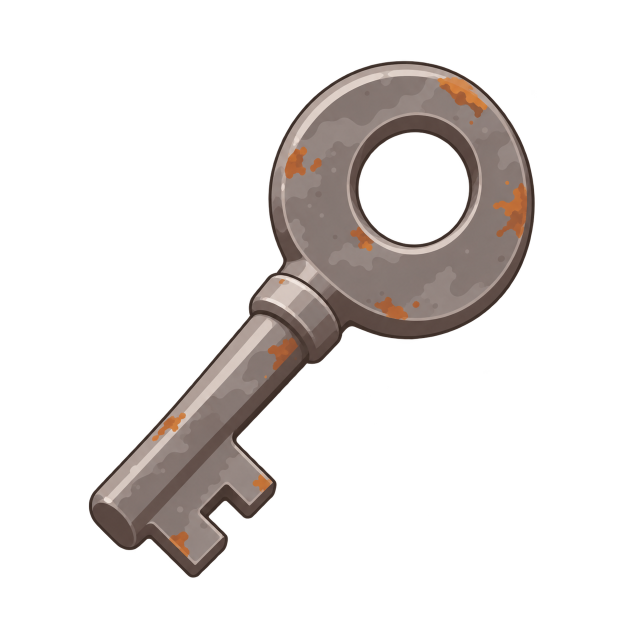
#> input picture tools/items/mentor-key/base.png, 1254 x 1254 px, found by its file name (shown at 1/2 size)
$ python mentor-keys.py
#> lines starting #> are read from the running program, lines starting #| are printed output that depends on the picture
"""
The mentors' («Отморозки») pass keys: the artist's one rusty key (tools/items/mentor-key/base.png) recoloured for each
mentor — the metal takes his colour (its light and shade kept: the grey's brightness mapped onto the colour, dark to
light), the rust spots and the outline stay as drawn → public/assets/items/mentor-key-<id>.webp (the item key-<id>,
content/bosses.ts passLook), 256 px like the other items (trimmed, centred on a square).
  python3 tools/items/mentor-keys.py
"""
import colorsys
import numpy as np
from PIL import Image

COLORS = {"pepe": "#3ddc84", "nitka": "#3f7fe0", "himik": "#e6d82c", "psih": "#e8333a"}
base = np.array(Image.open("tools/items/mentor-key/base.png").convert("RGBA")).astype(np.float32) / 255
rgb, a = base[..., :3], base[..., 3]
mx, mn = rgb.max(2), rgb.min(2)
sat = np.where(mx > 0, (mx - mn) / np.maximum(mx, 1e-6), 0)
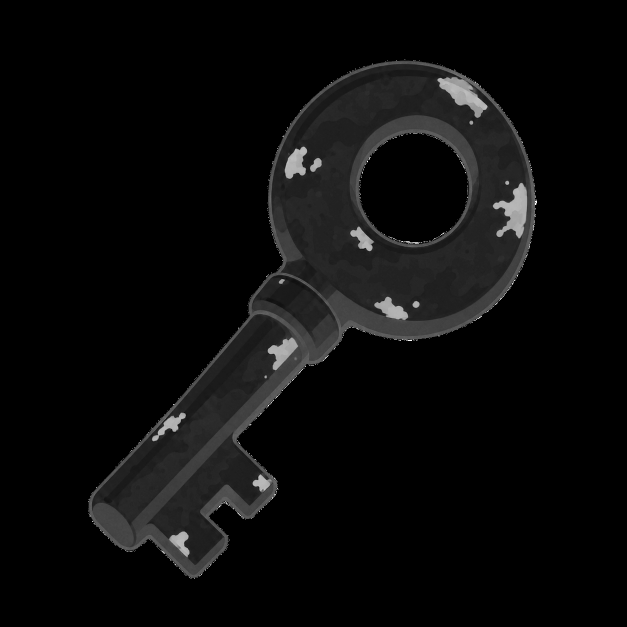
#> sat: shape (1254, 1254) float32 (shown at 1/2 size); min 0, max 1, mean 0.0431
lum = rgb @ np.array([0.299, 0.587, 0.114], np.float32)
# the metal: the greys (the rust is orange, saturated); the outline (very dark) stays as it is
metal = np.clip((0.32 - sat) / 0.12, 0, 1) * np.clip((lum - 0.12) / 0.1, 0, 1)
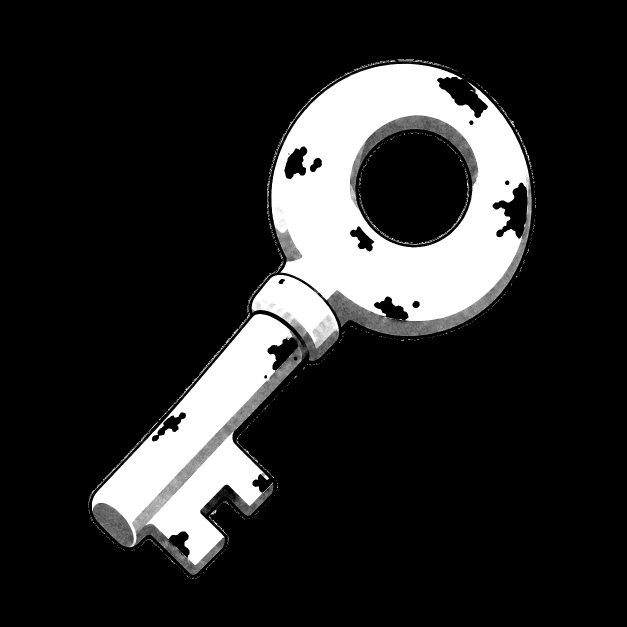
#> metal: shape (1254, 1254) float32 (shown at 1/2 size); min 0, max 1, mean 0.158
for mid, hexc in COLORS.items():
    c = np.array([int(hexc[i:i + 2], 16) for i in (1, 3, 5)], np.float32) / 255
    # the grey's brightness onto the colour: 0 → black, the key's mid grey → the colour, white → white
    l = np.clip((lum - 0.18) / 0.62, 0, 1)[..., None]
    tint = np.where(l < 0.55, c * (0.25 + 0.75 * l / 0.55), c + (1 - c) * (np.maximum(l - 0.55, 0) / 0.45) ** 1.4)
    out = rgb * (1 - metal[..., None]) + tint * metal[..., None]
    im = Image.fromarray((np.dstack([out, a]) * 255).clip(0, 255).astype(np.uint8))
    im = im.crop(im.getbbox())
    side = round(max(im.size) * 1.04)
    sq = Image.new("RGBA", (side, side), (0, 0, 0, 0))
    sq.alpha_composite(im, ((side - im.width) // 2, (side - im.height) // 2))
    sq.resize((256, 256), Image.LANCZOS).save(f"public/assets/items/mentor-key-{mid}.webp", quality=90, method=6)
    print(mid, "ok")
#> this loop made 4 passes
#> pass 1, `l = np.clip((lum - 0.18) / 0.62, 0, 1)[..., None]`:
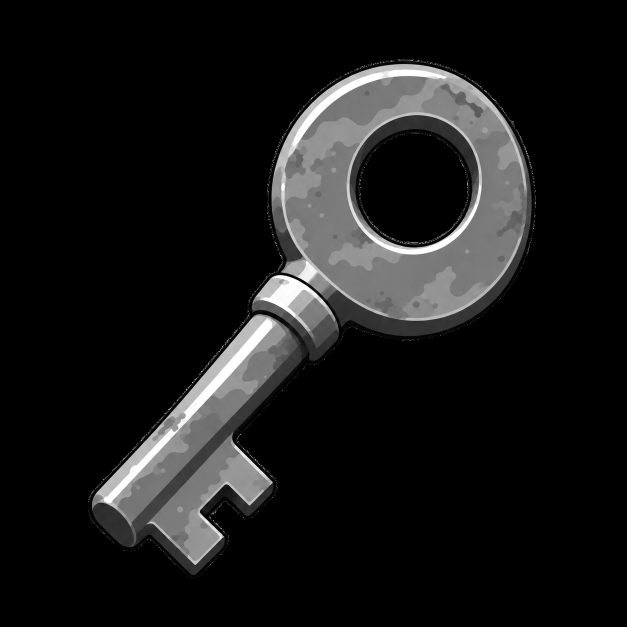
#> l: shape (1254, 1254, 1) float32 (shown at 1/2 size); min 0, max 1, mean 0.0957
#> pass 1, `tint = np.where(l < 0.55, c * (0.25 + 0.75 * l / 0.55), c + (1 - c) * ..`:
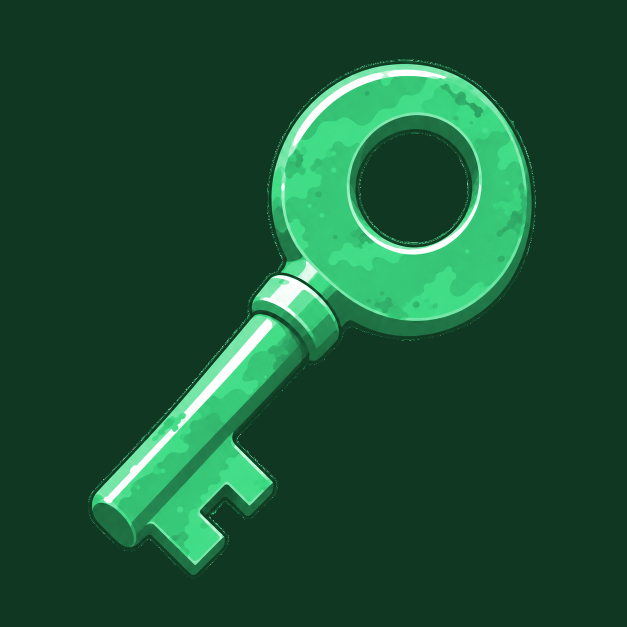
#> tint: shape (1254, 1254, 3) float32 (shown at 1/2 size); mean of channels 0, 1, 2 0.104, 0.32, 0.197; drawn as R, G, B
#> pass 1, `out = rgb * (1 - metal[..., None]) + tint * metal[..., None]`:
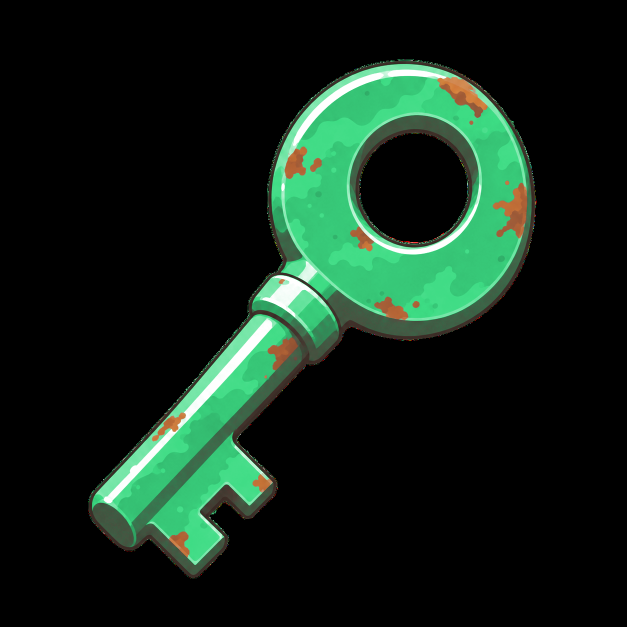
#> out: shape (1254, 1254, 3) float32 (shown at 1/2 size); mean R, G, B 0.0677, 0.139, 0.0931
#> after the loop:
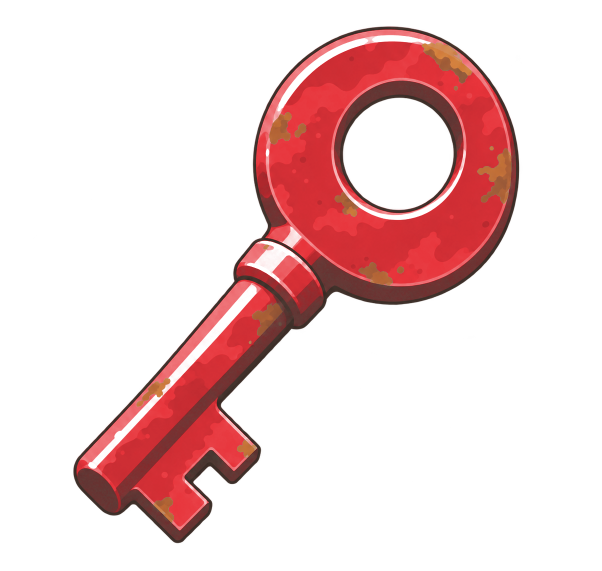
#> im: PIL image 1203x1142 RGBA (shown at 1/2 size); mean R, G, B, A 43.7, 16.6, 16.7, 58.2; transparent parts drawn white
#> after the loop:
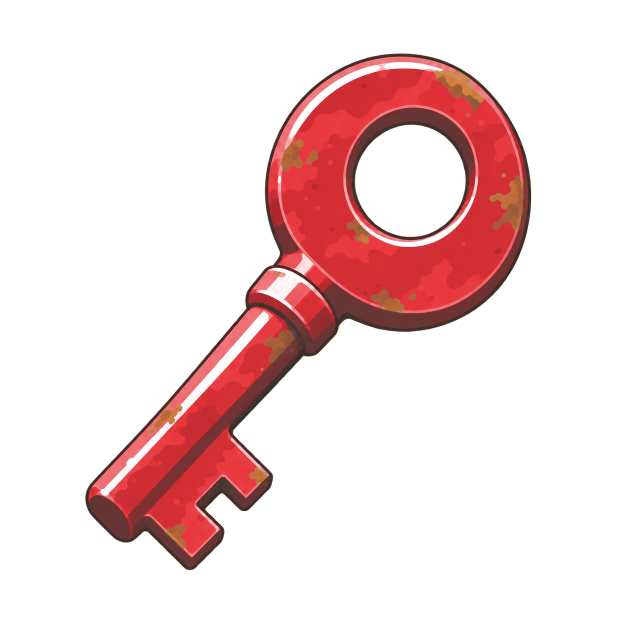
#> sq: PIL image 1251x1251 RGBA (shown at 1/2 size); mean R, G, B, A 38.4, 14.5, 14.6, 51.1; transparent parts drawn white
